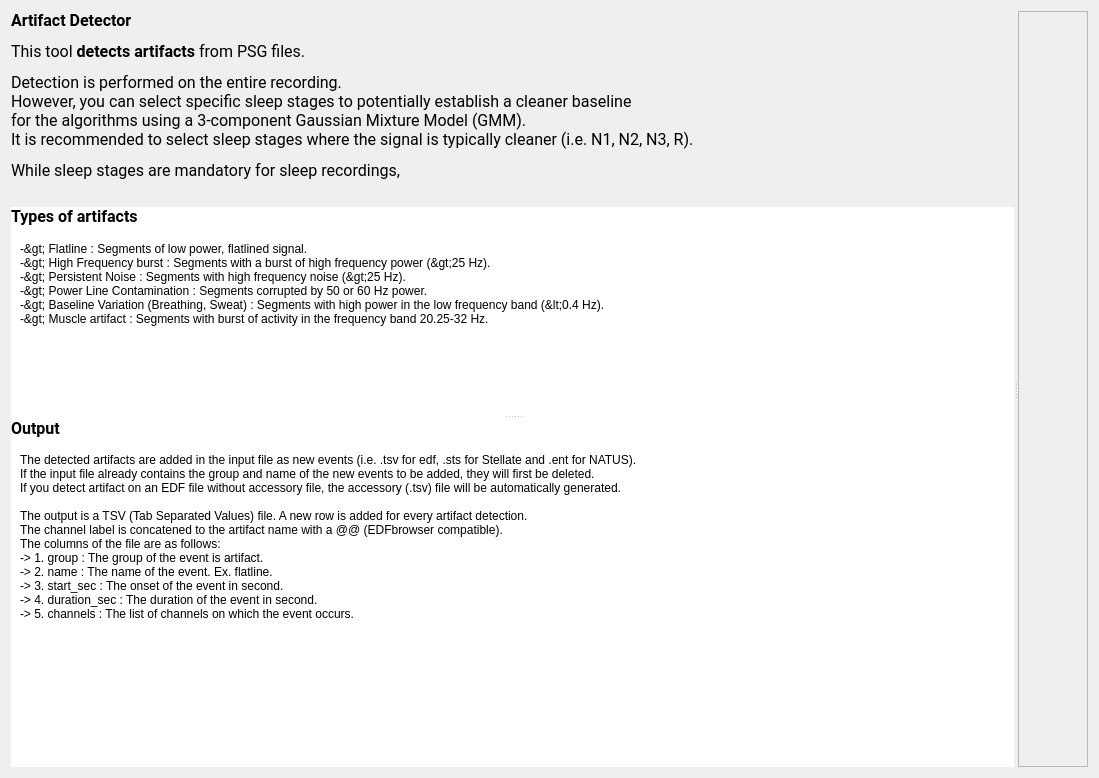
<?xml version="1.0" encoding="UTF-8"?>
<ui version="4.0">
 <class>ArtIntroStepPL</class>
 <widget class="QWidget" name="ArtIntroStepPL">
  <property name="geometry">
   <rect>
    <x>0</x>
    <y>0</y>
    <width>1099</width>
    <height>778</height>
   </rect>
  </property>
  <property name="windowTitle">
   <string>Form</string>
  </property>
  <property name="styleSheet">
   <string notr="true">font: 12pt &quot;Roboto&quot;;</string>
  </property>
  <layout class="QVBoxLayout" name="verticalLayout_7">
   <item>
    <widget class="QSplitter" name="splitter_2">
     <property name="orientation">
      <enum>Qt::Horizontal</enum>
     </property>
     <widget class="QWidget" name="layoutWidget">
      <layout class="QVBoxLayout" name="verticalLayout_6">
       <item>
        <widget class="QLabel" name="label_2">
         <property name="sizePolicy">
          <sizepolicy hsizetype="Preferred" vsizetype="Preferred">
           <horstretch>0</horstretch>
           <verstretch>1</verstretch>
          </sizepolicy>
         </property>
         <property name="minimumSize">
          <size>
           <width>0</width>
           <height>0</height>
          </size>
         </property>
         <property name="maximumSize">
          <size>
           <width>16777215</width>
           <height>170</height>
          </size>
         </property>
         <property name="font">
          <font>
           <family>Roboto</family>
           <pointsize>12</pointsize>
           <weight>50</weight>
           <italic>false</italic>
           <bold>false</bold>
          </font>
         </property>
         <property name="text">
          <string>&lt;html&gt;&lt;head/&gt;&lt;body&gt;&lt;p&gt;&lt;span style=&quot; font-weight:600;&quot;&gt;Artifact Detector&lt;/span&gt;&lt;/p&gt;&lt;p&gt;This tool &lt;span style=&quot; font-weight:600;&quot;&gt;detects artifacts&lt;/span&gt; from PSG files.&lt;/p&gt;&lt;p&gt;Detection is performed on the entire recording. &lt;br/&gt;However, you can select specific sleep stages to potentially establish a cleaner baseline &lt;br/&gt;for the algorithms using a 3-component Gaussian Mixture Model (GMM). &lt;br/&gt;It is recommended to select sleep stages where the signal is typically cleaner (i.e. N1, N2, N3, R). &lt;/p&gt;&lt;p&gt;While sleep stages are mandatory for sleep recordings, &lt;br/&gt;artifact detection can be run on any EEG recording if &amp;quot;Unscored&amp;quot; is selected for the sleep stages.&lt;/p&gt;&lt;/body&gt;&lt;/html&gt;</string>
         </property>
         <property name="textFormat">
          <enum>Qt::AutoText</enum>
         </property>
        </widget>
       </item>
       <item>
        <spacer name="verticalSpacer_3">
         <property name="orientation">
          <enum>Qt::Vertical</enum>
         </property>
         <property name="sizeType">
          <enum>QSizePolicy::Fixed</enum>
         </property>
         <property name="sizeHint" stdset="0">
          <size>
           <width>20</width>
           <height>20</height>
          </size>
         </property>
        </spacer>
       </item>
       <item>
        <widget class="QSplitter" name="splitter">
         <property name="styleSheet">
          <string notr="true">background-color: rgb(255, 255, 255);</string>
         </property>
         <property name="orientation">
          <enum>Qt::Vertical</enum>
         </property>
         <widget class="QWidget" name="layoutWidget">
          <layout class="QVBoxLayout" name="verticalLayout_3">
           <item>
            <widget class="QLabel" name="label">
             <property name="minimumSize">
              <size>
               <width>0</width>
               <height>20</height>
              </size>
             </property>
             <property name="maximumSize">
              <size>
               <width>16777215</width>
               <height>20</height>
              </size>
             </property>
             <property name="font">
              <font>
               <family>Roboto</family>
               <pointsize>12</pointsize>
               <weight>50</weight>
               <italic>false</italic>
               <bold>false</bold>
              </font>
             </property>
             <property name="text">
              <string>&lt;html&gt;&lt;head/&gt;&lt;body&gt;&lt;p&gt;&lt;span style=&quot; font-weight:600;&quot;&gt;Types of artifacts&lt;/span&gt;&lt;/p&gt;&lt;/body&gt;&lt;/html&gt;</string>
             </property>
             <property name="alignment">
              <set>Qt::AlignLeading|Qt::AlignLeft|Qt::AlignVCenter</set>
             </property>
            </widget>
           </item>
           <item>
            <widget class="QScrollArea" name="scrollArea_2">
             <property name="frameShape">
              <enum>QFrame::NoFrame</enum>
             </property>
             <property name="frameShadow">
              <enum>QFrame::Plain</enum>
             </property>
             <property name="lineWidth">
              <number>0</number>
             </property>
             <property name="widgetResizable">
              <bool>true</bool>
             </property>
             <widget class="QWidget" name="scrollAreaWidgetContents_2">
              <property name="geometry">
               <rect>
                <x>0</x>
                <y>0</y>
                <width>1001</width>
                <height>180</height>
               </rect>
              </property>
              <layout class="QVBoxLayout" name="verticalLayout_4">
               <item>
                <widget class="QLabel" name="label_3">
                 <property name="maximumSize">
                  <size>
                   <width>16777215</width>
                   <height>16777215</height>
                  </size>
                 </property>
                 <property name="styleSheet">
                  <string notr="true">background-color: rgb(255, 255, 255);</string>
                 </property>
                 <property name="text">
                  <string>-&gt; Flatline : Segments of low power, flatlined signal.
-&gt; High Frequency burst : Segments with a burst of high frequency power (&gt;25 Hz).
-&gt; Persistent Noise : Segments with high frequency noise (&gt;25 Hz).
-&gt; Power Line Contamination : Segments corrupted by 50 or 60 Hz power.
-&gt; Baseline Variation (Breathing, Sweat) : Segments with high power in the low frequency band (&lt;0.4 Hz).
-&gt; Muscle artifact : Segments with burst of activity in the frequency band 20.25-32 Hz.</string>
                 </property>
                </widget>
               </item>
               <item>
                <spacer name="verticalSpacer">
                 <property name="orientation">
                  <enum>Qt::Vertical</enum>
                 </property>
                 <property name="sizeType">
                  <enum>QSizePolicy::MinimumExpanding</enum>
                 </property>
                 <property name="sizeHint" stdset="0">
                  <size>
                   <width>20</width>
                   <height>10</height>
                  </size>
                 </property>
                </spacer>
               </item>
              </layout>
             </widget>
            </widget>
           </item>
          </layout>
         </widget>
         <widget class="QWidget" name="layoutWidget">
          <layout class="QVBoxLayout" name="verticalLayout_2">
           <property name="spacing">
            <number>6</number>
           </property>
           <item>
            <widget class="QLabel" name="label_4">
             <property name="maximumSize">
              <size>
               <width>16777215</width>
               <height>20</height>
              </size>
             </property>
             <property name="sizeIncrement">
              <size>
               <width>0</width>
               <height>0</height>
              </size>
             </property>
             <property name="font">
              <font>
               <family>Roboto</family>
               <pointsize>12</pointsize>
               <weight>50</weight>
               <italic>false</italic>
               <bold>false</bold>
              </font>
             </property>
             <property name="text">
              <string>&lt;html&gt;&lt;head/&gt;&lt;body&gt;&lt;p&gt;&lt;span style=&quot; font-weight:600;&quot;&gt;Output&lt;/span&gt;&lt;/p&gt;&lt;/body&gt;&lt;/html&gt;</string>
             </property>
             <property name="alignment">
              <set>Qt::AlignLeading|Qt::AlignLeft|Qt::AlignVCenter</set>
             </property>
            </widget>
           </item>
           <item>
            <widget class="QScrollArea" name="scrollArea_3">
             <property name="frameShape">
              <enum>QFrame::NoFrame</enum>
             </property>
             <property name="frameShadow">
              <enum>QFrame::Plain</enum>
             </property>
             <property name="lineWidth">
              <number>0</number>
             </property>
             <property name="widgetResizable">
              <bool>true</bool>
             </property>
             <widget class="QWidget" name="scrollAreaWidgetContents_3">
              <property name="geometry">
               <rect>
                <x>0</x>
                <y>0</y>
                <width>1001</width>
                <height>319</height>
               </rect>
              </property>
              <layout class="QVBoxLayout" name="verticalLayout_5">
               <item>
                <widget class="QLabel" name="label_7">
                 <property name="maximumSize">
                  <size>
                   <width>16777215</width>
                   <height>16777215</height>
                  </size>
                 </property>
                 <property name="styleSheet">
                  <string notr="true">background-color: rgb(255, 255, 255);</string>
                 </property>
                 <property name="text">
                  <string>The detected artifacts are added in the input file as new events (i.e. .tsv for edf, .sts for Stellate and .ent for NATUS).
If the input file already contains the group and name of the new events to be added, they will first be deleted. 
If you detect artifact on an EDF file without accessory file, the accessory (.tsv) file will be automatically generated.

The output is a TSV (Tab Separated Values) file. A new row is added for every artifact detection.
The channel label is concatened to the artifact name with a @@ (EDFbrowser compatible).
The columns of the file are as follows:
-&gt; 1. group : The group of the event is artifact.
-&gt; 2. name : The name of the event. Ex. flatline.
-&gt; 3. start_sec : The onset of the event in second. 
-&gt; 4. duration_sec : The duration of the event in second.
-&gt; 5. channels : The list of channels on which the event occurs.</string>
                 </property>
                </widget>
               </item>
               <item>
                <spacer name="verticalSpacer_4">
                 <property name="orientation">
                  <enum>Qt::Vertical</enum>
                 </property>
                 <property name="sizeType">
                  <enum>QSizePolicy::MinimumExpanding</enum>
                 </property>
                 <property name="sizeHint" stdset="0">
                  <size>
                   <width>20</width>
                   <height>20</height>
                  </size>
                 </property>
                </spacer>
               </item>
              </layout>
             </widget>
            </widget>
           </item>
          </layout>
         </widget>
        </widget>
       </item>
      </layout>
     </widget>
     <widget class="QScrollArea" name="scrollArea">
      <property name="widgetResizable">
       <bool>true</bool>
      </property>
      <widget class="QWidget" name="scrollAreaWidgetContents">
       <property name="geometry">
        <rect>
         <x>0</x>
         <y>0</y>
         <width>1042</width>
         <height>929</height>
        </rect>
       </property>
       <layout class="QVBoxLayout" name="verticalLayout">
        <item>
         <widget class="QLabel" name="label_6">
          <property name="text">
           <string/>
          </property>
          <property name="pixmap">
           <pixmap resource="intro_res_rc.qrc">:/intro/2_amplitude_v2.png</pixmap>
          </property>
          <property name="alignment">
           <set>Qt::AlignCenter</set>
          </property>
         </widget>
        </item>
        <item>
         <widget class="QLabel" name="label_8">
          <property name="text">
           <string/>
          </property>
          <property name="pixmap">
           <pixmap resource="intro_res_rc.qrc">:/intro/3_burst_noise_v2.png</pixmap>
          </property>
          <property name="alignment">
           <set>Qt::AlignCenter</set>
          </property>
         </widget>
        </item>
        <item>
         <widget class="QLabel" name="label_5">
          <property name="sizePolicy">
           <sizepolicy hsizetype="Expanding" vsizetype="Preferred">
            <horstretch>0</horstretch>
            <verstretch>0</verstretch>
           </sizepolicy>
          </property>
          <property name="text">
           <string/>
          </property>
          <property name="pixmap">
           <pixmap resource="intro_res_rc.qrc">:/intro/3b_persistent_noise.png</pixmap>
          </property>
          <property name="alignment">
           <set>Qt::AlignCenter</set>
          </property>
         </widget>
        </item>
        <item>
         <widget class="QLabel" name="label_9">
          <property name="text">
           <string/>
          </property>
          <property name="pixmap">
           <pixmap resource="intro_res_rc.qrc">:/intro/4_powerLine_v2.png</pixmap>
          </property>
          <property name="alignment">
           <set>Qt::AlignCenter</set>
          </property>
         </widget>
        </item>
        <item>
         <widget class="QLabel" name="label_10">
          <property name="text">
           <string/>
          </property>
          <property name="pixmap">
           <pixmap resource="intro_res_rc.qrc">:/intro/5_BSLVar_v2.png</pixmap>
          </property>
          <property name="alignment">
           <set>Qt::AlignCenter</set>
          </property>
         </widget>
        </item>
        <item>
         <widget class="QLabel" name="label_11">
          <property name="text">
           <string/>
          </property>
          <property name="pixmap">
           <pixmap resource="intro_res_rc.qrc">:/intro/6_muscular_v2.png</pixmap>
          </property>
          <property name="alignment">
           <set>Qt::AlignCenter</set>
          </property>
         </widget>
        </item>
       </layout>
      </widget>
     </widget>
    </widget>
   </item>
  </layout>
 </widget>
 <resources>
  <include location="intro_res_rc.qrc"/>
  <include location="../../../../../snooz-toolbox/src/main/python/ui/themes/themes.qrc"/>
 </resources>
 <connections/>
 <slots>
  <slot>on_choose()</slot>
  <slot>on_input_format_changed()</slot>
 </slots>
</ui>
